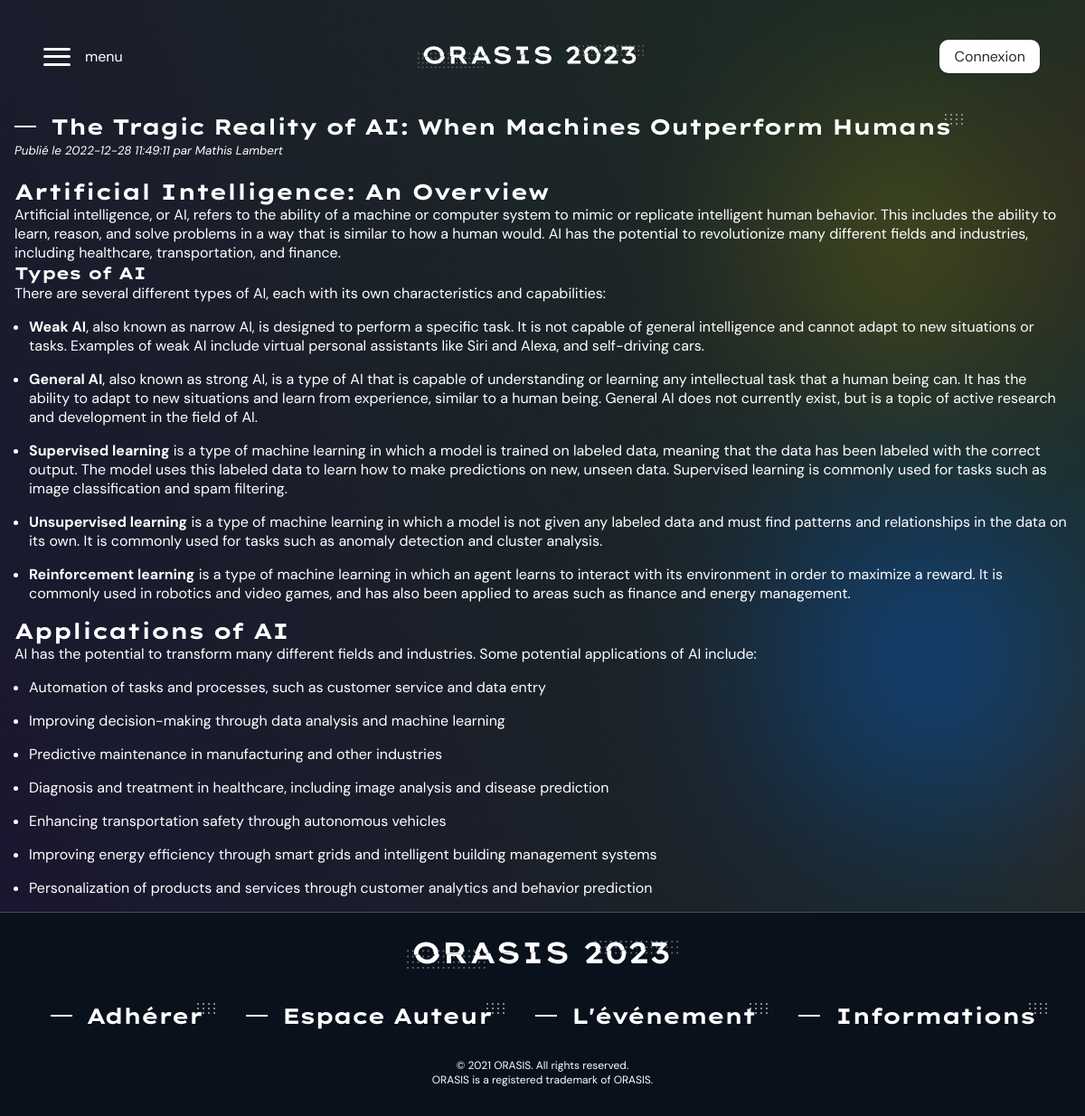
The app's page /article?id=1 with its own data.
### tables this page shows
CREATE TABLE IF NOT EXISTS `written` (
  `writtenId` int NOT NULL AUTO_INCREMENT,
  `writtenDate` datetime NOT NULL DEFAULT CURRENT_TIMESTAMP,
  `writtenUserId` int NOT NULL,
  `writtenArticleId` int NOT NULL,
  `writtenStatus` varchar(32) NOT NULL DEFAULT 'pending',
  PRIMARY KEY (`writtenId`),
  KEY `written_by` (`writtenUserId`),
  KEY `written_article` (`writtenArticleId`)
);

CREATE TABLE IF NOT EXISTS `articles` (
  `articleId` int NOT NULL AUTO_INCREMENT,
  `articleTitle` varchar(512) NOT NULL,
  `articleText` text NOT NULL,
  PRIMARY KEY (`articleId`)
);

CREATE TABLE IF NOT EXISTS `users` (
  `userId` int NOT NULL AUTO_INCREMENT,
  `userFirstname` varchar(30) NOT NULL,
  `userLastname` varchar(30) NOT NULL,
  `userEmail` varchar(80) NOT NULL,
  `userRole` int NOT NULL DEFAULT '10',
  `userCreationDate` datetime NOT NULL DEFAULT CURRENT_TIMESTAMP,
  `userPassword` varchar(512) NOT NULL,
  PRIMARY KEY (`userId`)
);

### article.php (the view, shortened to what this page needs)
<?php
include_once 'config/config.php';
$article_id = $_GET['id'];
$sql = "SELECT * FROM articles, written, users WHERE articles.articleId = written.writtenArticleId AND written.writtenUserId = users.userId AND written.writtenStatus = 'published' AND articles.articleId = :article_id";
$stmt = $pdo->prepare($sql);
$stmt->execute(['article_id' => $article_id]);
$article = $stmt->fetch(PDO::FETCH_ASSOC);
?>
<!DOCTYPE html>
<html lang="fr">
<head>
    <link rel=" stylesheet" href="assets/style/style.css" />
</head>
<body id="articles_body">
    <?php include_once 'assets/includes/_navbar.php' ?>
    <div class="container">
        <h1><?= $article['articleTitle'] ?></h1>
        <p>
            <small>
                <i>Publié le <?= $article['writtenDate'] ?> par <?= $article['userFirstname'] ?> <?= $article['userLastname'] ?></i>
            </small>
        </p>
        <br>
        <div class="card">
            <div class="card-body">
                <?= $article['articleText'] ?>
            </div>
        </div>
    </div>
</body>
</html>

### assets/style/style.css (style rules this page uses)
a { text-decoration: none; font-size: 1rem; color: #fff; }
.container { padding-top: 125px; width: 100%; max-width: 1333px; margin: 0 auto; padding-inline: 1rem; }
footer { box-shadow: inset 0 0.2px 0 0 #fff; background-color: #09111c; color: #fff; padding: 2rem 0; text-align: center; }
footer a { display: block; margin-inline: auto; width: min(100%, 300px); color: #fff; text-decoration: none; }
footer a img { width: 100%; }
footer .footer-items { display: flex; flex-flow: row wrap; gap: 3rem; align-items: center; justify-content: center; margin: 1rem 0; }
footer .footer-items .footer-item { margin: 0.5rem 0; }
footer .footer-items .footer-item h1 { font-size: 1.5rem; margin: 0.5rem 0; }
footer .footer-ending p { font-size: 0.75rem; }
#articles_body { color: white; }
#articles_body .container { min-height: 100dvh; }
#articles_body .container .card .card-body ul { margin-block: 1rem; display: flex; flex-direction: column; list-style: disc; gap: 1rem; }
#articles_body .container .card .card-body ul li { margin-left: 1rem; }
*, *:before, *:after { margin: 0; padding: 0; box-sizing: border-box; }
html, body { font-family: "DM Sans", sans-serif; font-size: clamp(0.9rem, 1.5vw, 16px); overflow-x: hidden; background-image: url("../img/background.png"); background-size: cover; background-repeat: no-repeat; }
h1, h2, h3, h4, h5, h6 { font-family: "Lexend-Bold", sans-serif; font-weight: 400; letter-spacing: -1px; }
h1 { font-size: clamp(1.5rem, 1.5vw, 2rem); position: relative; width: -webkit-fit-content; width: -moz-fit-content; width: fit-content; z-index: 1; letter-spacing: -1.5px; }
h1:not(.no-style):before { content: ""; position: relative; top: -0.5rem; margin-right: 1rem; display: inline-block; height: 2px; width: 1.5rem; background-color: currentColor; }
h1:not(.no-style):after { position: absolute; -o-object-fit: cover; object-fit: cover; top: -10px; right: -15px; z-index: -1; }
.text-center { text-align: center; }
ul:not(.doted) { list-style: none; }

### records on screen
written: writtenArticleId.articleTitle "The Tragic Reality of AI: When Machines Outperform Humans", writtenDate "2022-12-28 11:49:11", writtenUserId.userFirstname "Mathis", writtenUserId.userLastname "Lambert", writtenArticleId.articleText "Artificial Intelligence: An Overview Artificial intelligence, or AI, refers to the ability of a machine or computer system to mimic or replicate intelligent human behavior. This includes the ability to learn, reason, and solve problems in a way that is similar to how a human would. AI has the potential to revolutionize many different fields and industries, including healthcare, transportation, and finance. Types of AI There are several different types of AI, each with its own characteristics and capabilities: Weak AI , also known as narrow AI, is designed to perform a specific task. It is not capable of general intelligence and cannot adapt to new situations or tasks. Examples of weak AI…"
